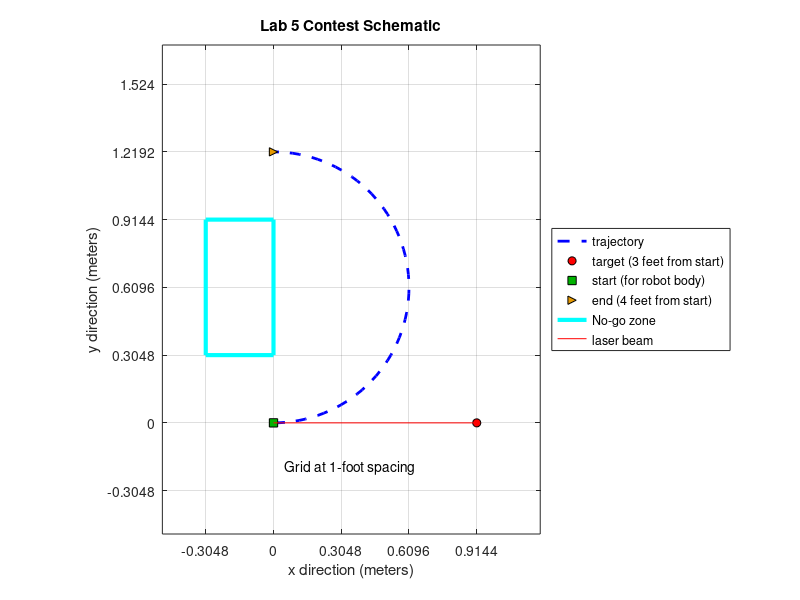

The MATLAB script that drew this image: (Note: this script raises an error after producing the figure.)

Kp = 10;
Kd = 1;
Ts_traj = 0.3;
tau = 0.05;                                        % test BOTH 0. 0 5 AND 0. 1 0 seconds
cttf = tf([1 0], [tau 1]);                         % numer : "s"; denom: "tau * s + 1".
dttf = c2d(cttf, Ts_traj, 'tustin');     % create the DT lowpass filter
Ts = Ts_traj;







%% This script is a template for generating an elliptical trajectory



     
% Define the sampling time of the trajectory
Ts_traj = 0.3;
t_max = 20;
t = 0:Ts_traj:t_max;
N = length(t);

%Define angle of (half) ellipse 
theta = linspace(0,pi,N); 

%Target location -- this is where the laser "bullseye" is
x0 = .9144;      % 3 feet from start position, in x
y0 = 0;          % aligned with initial axis the laser points

%Generate the ellipse
LongWidth =  4*12*.0254; %This is the desired ending position on the x-axis
y = (LongWidth/2)*sin(theta-pi/2);
x = (LongWidth/2)*cos(theta-pi/2); %The x direction must avoid the "obstacle"
% The goal is to travel the distance "LongWidth" in y. However,
% you may wish to adjust the y trajectory below to "warp" the
% command to end in the desired location.
x=x-x(1);  % ensure we start at "x=0" when t=0
y=y-y(1);

%Calculate phi to orient robot toward target at all times from part 1 of lab
phi = atan((y0-y)./(x0-x));

%% Differentiate x, y, phi to get velocities
v_x = [0, diff(x)/Ts_traj];
v_y = [0, diff(y)/Ts_traj];
v_phi = [0, diff(phi)/Ts_traj];

%% Below are some plots and animation scripts for visualization

figure(501); clf
plot(x,y,'b--','LineWidth',2);
hold on;
plot(x0,y0,'ko','MarkerFaceColor','r')
plot(x(1),y(1),'ks','MarkerFaceColor',[0 .7 0])
plot(x(1),y(1)+LongWidth,'k>','MarkerFaceColor',[.9 .6 0])
plot(x(1)+[0 0 -1 -1 0]*12*.0254,...
    y(1) + [1 3 3 1 1]*12*.0254,'c-','LineWidth',3)
p2 = plot([x(1) x0],[y(1),y0],'r'); 
legend('trajectory','target (3 feet from start)','start (for robot body)',...
    'end (4 feet from start)','No-go zone','laser beam',...
    'Location','EastOutside')
axis image;
grid on
axis([-.5 1.2 -.5 1.7])
set(gca,'XTick',[-10:10]*(12*.0254),'YTick',[-10:10]*(12*.0254));
text(0.05,-.2,'Grid at 1-foot spacing')
title('Lab 5 Contest Schematic')
xlabel('x direction (meters)')
ylabel('y direction (meters)')

p1 = draw_omni_lab5([x(1); y(1); phi(1)]);
drawnow
for n = 1:length(x)
    %pause(0.02);
    p1 = draw_omni_lab5([x(n); y(n); phi(n)],p1);
    set(p2,'XData',[x(n),x0],'YData',[y(n),y0]);
    drawnow
end

%% Plot trajectories
figure(502); clf
subplot(3,1,1);
plot(t,x);
ylabel('X_b (m)'); xlabel('Time (normalized)'); grid on

subplot(3,1,2);
plot(t,y);
ylabel('Y_b (m)'); xlabel('Time (normalized)'); grid on

subplot(3,1,3);
plot(t, unwrap(phi)*180/pi);
ylabel('\phi_b (deg)'); xlabel('Time (normalized)'); grid on

%% Plot velocities
figure(502); clf
subplot(3,1,1);
plot(t,v_x);
ylabel('v_x_b (m/s)'); xlabel('Time (normalized)'); grid on

subplot(3,1,2);
plot(t,v_y);
ylabel('v_y_b (m/s)'); xlabel('Time (normalized)'); grid on

subplot(3,1,3);
plot(t, unwrap(v_phi)*180/pi);
ylabel('v_\phi_b (rad/s)'); xlabel('Time (normalized)'); grid on

%% Next use your code from lab 2A to generate joint angle trajectories, 
%noting that the jacobian is NOT constant in this case..
[t, q, q_dot] = calculateJointTrajectoriesImproved(x, y, Ts_traj);
traj_A = q(1, :);
traj_dA = q_dot(1, :);
traj_B = q(2, :);
traj_dB = q_dot(2, :);
traj_C = q(3, :);
traj_dC = q_dot(3, :);
